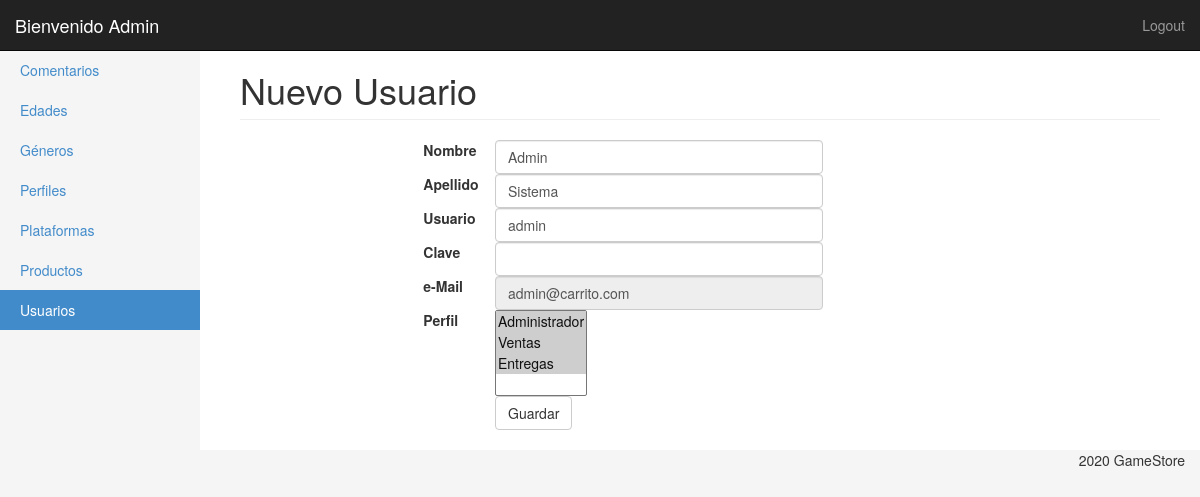
Page /ProduccionWeb_TP1/panel/usuarios_ae.php?edit=1 (signed in) on the committed database.
### tables this page shows
CREATE TABLE `usuarios` (
  `id_usuario` int(11) NOT NULL,
  `nombre` varchar(100) NOT NULL,
  `apellido` varchar(100) NOT NULL,
  `usuario` varchar(20) NOT NULL,
  `clave` varchar(50) NOT NULL,
  `email` varchar(100) NOT NULL,
  `activo` tinyint(1) NOT NULL DEFAULT 1,
  `salt` varchar(50) NOT NULL,
  `enabled` tinyint(1) NOT NULL DEFAULT 1
);

### ProduccionWeb_TP1/panel/clases/usuarios.php (called while the page is built, shortened)
<?php
class Usuario
{
	private $con;
	public function __construct($con)
	{
		$this->con = $con;
	}
	public function get($id)
	{
		$query = "SELECT id_usuario,nombre,apellido,email,usuario,clave,activo,salt
		        FROM usuarios WHERE id_usuario = " . $id;
		$query = $this->con->query($query);
		$usuario = $query->fetch(PDO::FETCH_OBJ);
		$sql = 'SELECT perfil_id
				FROM usuarios_perfiles
				WHERE usuarios_perfiles.usuario_id = ' . $usuario->id_usuario;
		foreach ($this->con->query($sql) as $perfil) {
			$usuario->perfiles[] = $perfil['perfil_id'];
		}
		return $usuario;
	}
}

### ProduccionWeb_TP1/panel/clases/perfil.php (called while the page is built, shortened)
<?php
Class Perfil{
	private $con;
	public function __construct($con){
		$this->con = $con;
	}
	public function getList(){
		$query = "SELECT id, nombre, estado
					FROM perfil
					WHERE enabled = '1' ";
        return $this->con->query($query);
	}
}

### ProduccionWeb_TP1/panel/usuarios_ae.php (the view, shortened to what this page needs)
<?php
require('inc/header.php');
?>
<div class="container-fluid">
    <?php $userMenu = 'Usuarios';
    include('inc/side_bar.php');
    $perfil = new Perfil($con);
    if (isset($_GET['edit'])) {
        $usuario = $user->get($_GET['edit']);
    }
    ?>
    <div class="col-sm-9 col-md-10 main">
        <h1 class="page-header">
            Nuevo Usuario
        </h1>
        <div class="col-md-2"></div>
        <form action="usuarios.php" method="post" class="col-md-6 from-horizontal">
            <div class="form-group">
                <label for="nombre" class="col-sm-2 control-label">Nombre</label>
                <div class="col-sm-10">
                    <input type="text" class="form-control" id="nombre" name="nombre" placeholder="" value="<?php echo isset($usuario->nombre) ? $usuario->nombre : ''; ?>">
                </div>
            </div>
            <div class="form-group">
                <label for="apellido" class="col-sm-2 control-label">Apellido</label>
                <div class="col-sm-10">
                    <input type="text" class="form-control" id="apellido" name="apellido" placeholder="" value="<?php echo isset($usuario->apellido) ? $usuario->apellido : ''; ?>">
                </div>
            </div>
            <div class="form-group">
                <label for="usuario" class="col-sm-2 control-label">Usuario</label>
                <div class="col-sm-10">
                    <input type="text" class="form-control" id="usuario" name="usuario" placeholder="" value="<?php echo isset($usuario->usuario) ? $usuario->usuario : ''; ?>">
                </div>
            </div>
            <div class="form-group">
                <label for="clave" class="col-sm-2 control-label">Clave</label>
                <div class="col-sm-10">
                    <input type="password" class="form-control" id="clave" name="clave" placeholder="">
                </div>
            </div>
            <div class="form-group">
                <label for="email" class="col-sm-2 control-label">e-Mail</label>
                <div class="col-sm-10">
                    <input type="email" class="form-control" id="email" name="email" placeholder="" value="<?php echo isset($usuario->email) ? $usuario->email : '';?>" <?php echo isset($_GET['edit']) ? 'disabled' : '' ;?>>
                </div>
            </div>
            <div class="form-group">
                <label for="tipo" class="col-sm-2 control-label">Perfil</label>
                <div class="col-sm-10">
                    <select name="perfil[]" id="perfil" multiple='multiple'>
                        <?php foreach ($perfil->getList() as $t) { ?>
                            <option value="<?php echo $t['id'] ?>" <?php
                                if (isset($usuario->perfiles)) {
                                    if (in_array($t['id'], $usuario->perfiles)) {
                                        echo ' selected="selected" ';
                                    }
                                }
                                ?>><?php echo $t['nombre'] ?></option>
                        <?php } ?>
                    </select>
                </div>
            </div>
            <div class="form-group">
                <div class="col-sm-offset-2 col-sm-10">
                    <button type="submit" class="btn btn-default" name="submit">Guardar</button>
                </div>
            </div>
        </form>
    </div>
</div>
</div>
<?php include('inc/footer.php'); ?>

### ProduccionWeb_TP1/panel/css/styles.css (style rules this page uses)
body { padding-top: 50px; background-color: #f5f5f5; }
.main { padding: 20px; background-color: #fff; }
@media (min-width: 768px) { .main { padding-right: 40px; padding-left: 40px; } }
.main .page-header { margin-top: 0; }

### rows in the picture
usuarios: nombre "Admin", apellido "Sistema", usuario "admin", email "admin@carrito.com"

### other values in the picture
$_SESSION['usuario']['nombre'] "Admin"
form field value "Administrador ☑ / Ventas ☑ / Entregas ☑"
